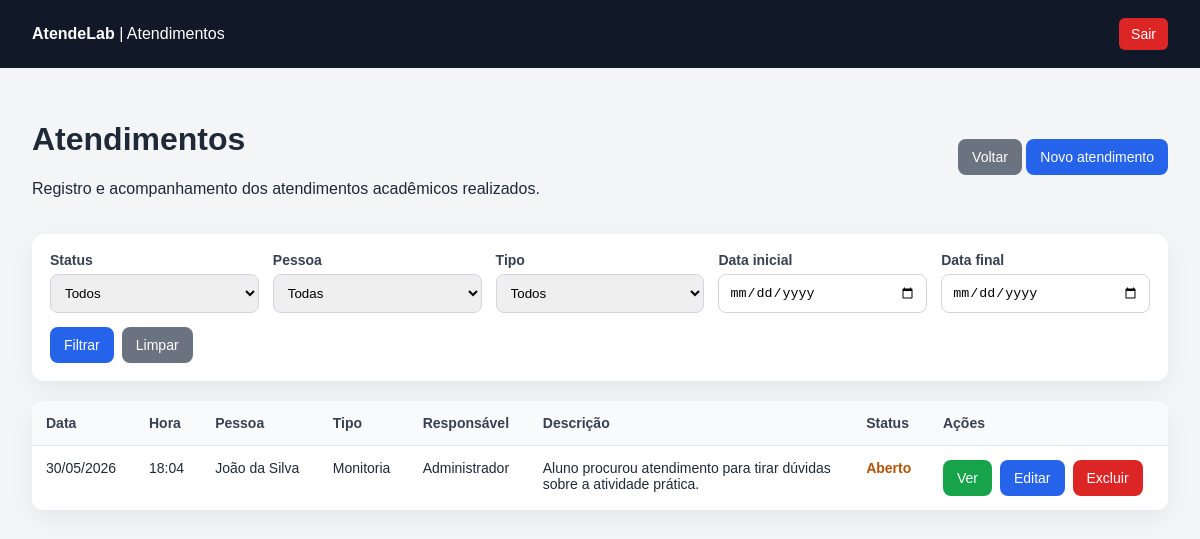
Page /atendelab-main/atendimentos/index.php (signed in) on the committed database.
### tables this page shows
CREATE TABLE `atendimentos` (
  `id` int(11) NOT NULL,
  `pessoa_id` int(11) NOT NULL,
  `tipo_atendimento_id` int(11) NOT NULL,
  `usuario_id` int(11) NOT NULL,
  `data_atendimento` date NOT NULL,
  `hora_atendimento` time NOT NULL,
  `descricao` text NOT NULL,
  `observacao` text DEFAULT NULL,
  `status` enum('aberto','em_andamento','concluido') DEFAULT 'aberto',
  `criado_em` timestamp NOT NULL DEFAULT current_timestamp()
);

CREATE TABLE `pessoas` (
  `id` int(11) NOT NULL,
  `nome` varchar(100) NOT NULL,
  `documento` varchar(20) DEFAULT NULL,
  `email` varchar(100) DEFAULT NULL,
  `telefone` varchar(20) DEFAULT NULL,
  `curso` varchar(100) DEFAULT NULL,
  `periodo` varchar(50) DEFAULT NULL,
  `status` enum('ativo','inativo') DEFAULT 'ativo',
  `criado_em` timestamp NOT NULL DEFAULT current_timestamp()
);

CREATE TABLE `tipos_atendimentos` (
  `id` int(11) NOT NULL,
  `nome` varchar(100) NOT NULL,
  `descricao` text DEFAULT NULL,
  `status` enum('ativo','inativo') DEFAULT 'ativo',
  `criado_em` timestamp NOT NULL DEFAULT current_timestamp()
);

CREATE TABLE `usuarios` (
  `id` int(11) NOT NULL,
  `nome` varchar(100) NOT NULL,
  `email` varchar(100) NOT NULL,
  `senha` varchar(255) NOT NULL,
  `perfil` enum('admin','atendente') DEFAULT 'atendente',
  `status` enum('ativo','inativo') DEFAULT 'ativo',
  `criado_em` timestamp NOT NULL DEFAULT current_timestamp()
);

### atendelab-main/atendimentos/index.php (the view, shortened to what this page needs)
<?php
require_once __DIR__ . '/../config/database.php';
$data_inicio = $_GET['data_inicio'] ?? '';
$data_fim = $_GET['data_fim'] ?? '';
$sql = "SELECT
            atendimentos.id,
            atendimentos.data_atendimento,
            atendimentos.hora_atendimento,
            atendimentos.descricao,
            atendimentos.status,
            pessoas.nome AS pessoa_nome,
            tipos_atendimentos.nome AS tipo_nome,
            usuarios.nome AS usuario_nome
        FROM atendimentos
        INNER JOIN pessoas ON atendimentos.pessoa_id = pessoas.id
        INNER JOIN tipos_atendimentos ON atendimentos.tipo_atendimento_id = tipos_atendimentos.id
        INNER JOIN usuarios ON atendimentos.usuario_id = usuarios.id
        WHERE 1 = 1";
$parametros = [];
$sql .= " ORDER BY atendimentos.criado_em DESC";
$stmt = $pdo->prepare($sql);
$stmt->execute($parametros);
$atendimentos = $stmt->fetchAll(PDO::FETCH_ASSOC);
function formatarStatus($status) {
    if ($status === 'aberto') {
        return 'Aberto';
    }
    return $status;
}
?>
<!DOCTYPE html>
<html lang="pt-br">
<head>
</head>
<body>
<header>
    <div>
        <strong>AtendeLab</strong>
        <span> | Atendimentos</span>
    </div>
    <a href="../logout.php">Sair</a>
</header>
<main>
    <div class="topo">
        <div>
            <h1>Atendimentos</h1>
            <p>Registro e acompanhamento dos atendimentos acadêmicos realizados.</p>
        </div>
        <div>
            <a class="btn btn-secundario" href="../dashboard.php">Voltar</a>
            <a class="btn" href="criar.php">Novo atendimento</a>
        </div>
    </div>
    <section class="filtros">
        <form method="GET" action="">
            <div>
                <label for="status">Status</label>
                <select id="status" name="status">
                    <option value="">Todos</option>
                </select>
            </div>
            <div>
                <label for="pessoa_id">Pessoa</label>
                <select id="pessoa_id" name="pessoa_id">
                    <option value="">Todas</option>
                </select>
            </div>
            <div>
                <label for="tipo_atendimento_id">Tipo</label>
                <select id="tipo_atendimento_id" name="tipo_atendimento_id">
                    <option value="">Todos</option>
                </select>
            </div>
            <div>
                <label for="data_inicio">Data inicial</label>
                <input type="date" id="data_inicio" name="data_inicio" value="<?php echo htmlspecialchars($data_inicio); ?>">
            </div>
            <div>
                <label for="data_fim">Data final</label>
                <input type="date" id="data_fim" name="data_fim" value="<?php echo htmlspecialchars($data_fim); ?>">
            </div>
            <div class="botoes-filtro">
                <button class="btn" type="submit">Filtrar</button>
                <a class="btn btn-secundario" href="index.php">Limpar</a>
            </div>
        </form>
    </section>
    <table>
        <thead>
            <tr>
                <th>Data</th>
                <th>Hora</th>
                <th>Pessoa</th>
                <th>Tipo</th>
                <th>Responsável</th>
                <th>Descrição</th>
                <th>Status</th>
                <th>Ações</th>
            </tr>
        </thead>
        <tbody>
            <?php if (count($atendimentos) > 0): ?>
                <?php foreach ($atendimentos as $atendimento): ?>
                    <tr>
                        <td><?php echo date('d/m/Y', strtotime($atendimento['data_atendimento'])); ?></td>
                        <td><?php echo substr($atendimento['hora_atendimento'], 0, 5); ?></td>
                        <td><?php echo htmlspecialchars($atendimento['pessoa_nome']); ?></td>
                        <td><?php echo htmlspecialchars($atendimento['tipo_nome']); ?></td>
                        <td><?php echo htmlspecialchars($atendimento['usuario_nome']); ?></td>
                        <td class="descricao"><?php echo htmlspecialchars($atendimento['descricao']); ?></td>
                        <td>
                            <span class="status-<?php echo htmlspecialchars($atendimento['status']); ?>">
                                <?php echo formatarStatus($atendimento['status']); ?>
                            </span>
                        </td>
                        <td>
                            <div class="acoes">
                                <a class="btn btn-verde" href="visualizar.php?id=<?php echo $atendimento['id']; ?>">Ver</a>
                                <a class="btn" href="editar.php?id=<?php echo $atendimento['id']; ?>">Editar</a>
                                <a class="btn btn-alerta" href="excluir.php?id=<?php echo $atendimento['id']; ?>" onclick="return confirm('Deseja realmente remover este atendimento?')">Excluir</a>
                            </div>
                        </td>
                    </tr>
                <?php endforeach; ?>
            <?php else: ?>
                <tr>
                    <td colspan="8">Nenhum atendimento encontrado para os filtros selecionados.</td>
                </tr>
            <?php endif; ?>
        </tbody>
    </table>
</main>
</body>
</html>

### atendelab-main/atendimentos/index.php (style rules this page uses)
body { margin: 0; font-family: Arial, sans-serif; background: #f3f5f7; color: #1f2937; }
header { background: #111827; color: #ffffff; padding: 18px 32px; display: flex; justify-content: space-between; align-items: center; }
header a { color: #ffffff; text-decoration: none; background: #dc2626; padding: 8px 12px; border-radius: 6px; font-size: 14px; }
main { padding: 32px; }
.topo { display: flex; justify-content: space-between; align-items: center; gap: 12px; margin-bottom: 20px; }
.btn { background: #2563eb; color: #ffffff; padding: 10px 14px; border-radius: 8px; text-decoration: none; border: none; cursor: pointer; font-size: 14px; display: inline-block; }
.btn-secundario { background: #6b7280; }
.btn-alerta { background: #dc2626; }
.btn-verde { background: #16a34a; }
.filtros { background: #ffffff; padding: 18px; border-radius: 12px; margin-bottom: 20px; box-shadow: 0 8px 24px rgba(0, 0, 0, 0.06); }
.filtros form { display: grid; grid-template-columns: repeat(auto-fit, minmax(180px, 1fr)); gap: 14px; align-items: end; }
.filtros label { display: block; margin-bottom: 6px; font-weight: bold; color: #374151; font-size: 14px; }
.filtros input, .filtros select { width: 100%; padding: 10px; border: 1px solid #d1d5db; border-radius: 8px; box-sizing: border-box; }
.filtros .botoes-filtro { display: flex; gap: 8px; }
table { width: 100%; border-collapse: collapse; background: #ffffff; border-radius: 12px; overflow: hidden; box-shadow: 0 8px 24px rgba(0, 0, 0, 0.06); }
th, td { padding: 14px; border-bottom: 1px solid #e5e7eb; text-align: left; font-size: 14px; vertical-align: top; }
th { background: #f9fafb; color: #374151; }
.acoes { display: flex; flex-wrap: wrap; gap: 8px; }
.status-aberto { color: #b45309; font-weight: bold; }
.descricao { max-width: 280px; }

### rows in the picture
atendimentos: data_atendimento "30/05/2026", hora_atendimento "18:04", pessoa.nome "João da Silva", tipo_atendimento.nome "Monitoria", usuario.nome "Administrador", descricao "Aluno procurou atendimento para tirar dúvidas sobre a atividade prática.", status "Aberto"
